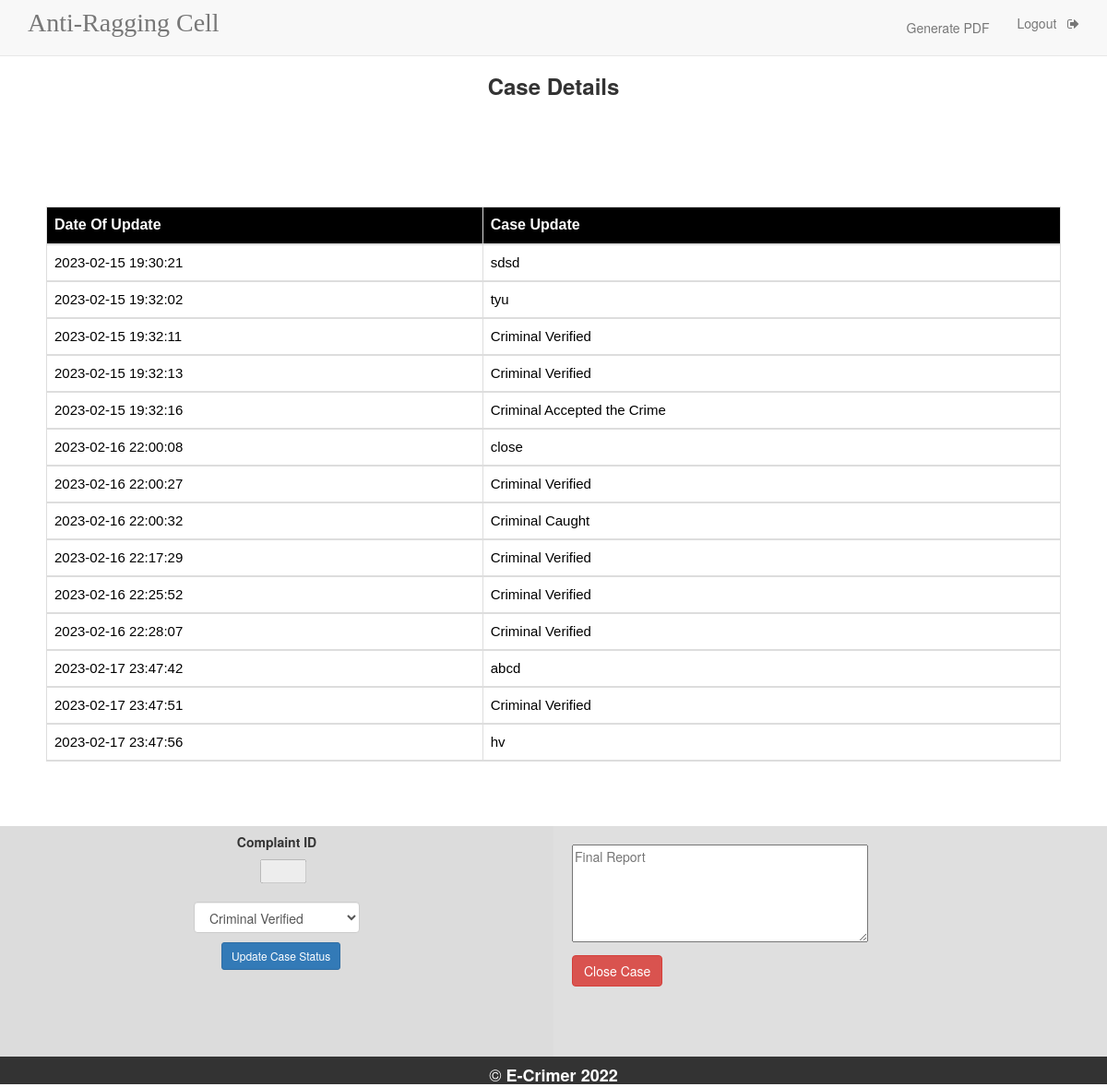
Page /victim_complain_details.php (signed in) on the committed database.
### tables this page shows
CREATE TABLE `update_victim_case` (
  `victim_id` int(11) NOT NULL,
  `d_o_u` datetime NOT NULL DEFAULT current_timestamp(),
  `victim_case_update` varchar(50) NOT NULL
);

### victim_complain_details.php (the view, shortened to what this page needs)
<!DOCTYPE html>
<html>
<head>
    <?php
    $conn=mysqli_connect("localhost","root","","crime_portal");
    $vid=$_SESSION['vid'];
     $res2=mysqli_query($conn,"select d_o_u,victim_case_update from update_victim_case where victim_id='$vid'");
    ?>
	<link rel="stylesheet" type="text/css" href="https://maxcdn.bootstrapcdn.com/bootstrap/3.3.5/css/bootstrap.min.css">
	<link rel="stylesheet" type="text/css" href="https://maxcdn.bootstrapcdn.com/font-awesome/4.4.0/css/font-awesome.min.css">
</head>
<body>
	<nav  class="navbar navbar-default navbar-fixed-top">
  <div class="container">
    <div class="navbar-header">
    <a class="navbar-brand" href="anti_ragging_home.php" style="font-family: Book Antiqua;font-size: 28px;">Anti-Ragging Cell</a>
    </div>
    <div id="navbar" class="collapse navbar-collapse">
      <ul class="nav navbar-nav navbar-right">
      <li><a href="victim_case_details_pdf.php"  style="margin-left: 5px; margin-top: 5px; margin-bottom:5px;">Generate PDF
    </a></li>
        <li><a href="c_logout.php">Logout &nbsp <i class="fa fa-sign-out" aria-hidden="true"></i></a></li>
      </ul>
    </div>
  </div>
 </nav>
<div style="padding:50px; margin-top:10px;">
<center><h3><b>Case Details</b></h3></center>
 </div>
<div style="padding:50px; margin-top:8px;">
   <table class="table table-bordered">
        <thead class="thead-dark" style="background-color: black; color: white;">
    <tr>
      <th scope="col">Date Of Update</th>
      <th scope="col">Case Update</th>
    </tr>
       </thead>
      <?php
              while($rows1=mysqli_fetch_assoc($res2)){
             ?>
       <tbody style="background-color: white; color: black;">
    <tr>
      <td><?php echo $rows1['d_o_u']; ?></td>
      <td><?php echo $rows1['victim_case_update']; ?></td>
    </tr>
       </tbody>
       <?php
}
?>
</table>
 </div>
  <div style="width: 100%; height: 250px;">
    <div style="width: 50%;float: left;height: 250px; background-color: #dcdcdc">
     <form method="post">
      <h5 style="text-align: center;"><b>Complaint ID</b></h5>
      <input type="text" name="vid" style="margin-left: 47%; width: 50px;" disabled value="<?php echo "$vid" ?>">
      <select class="form-control" style="align-content: center;margin-top: 20px; margin-left: 35%; width: 180px;" name="update">
          <option>Criminal Verified</option>
      </select>
      <input class="btn btn-primary btn-sm" type="submit" value="Update Case Status" name="status" style="margin-top: 10px; margin-left: 40%;">
    </form>
    </div>
     <div style="width: 50%;float: right;height: 250px; background-color: #dfdfdf;">
     <form method="post">
     <textarea name="final_report" cols="40" rows="5" placeholder="Final Report" style="margin-top: 20px;margin-left: 20px;" id="viid" onfocusout="f1()" required></textarea>
     <div>
      <input  class="btn btn-danger" type="submit" value="Close Case" name="close" style="margin-left: 20px; margin-top: 10px; margin-bottom:20px;">
       </div>
    </form>
  </div>
 </div>
    <div style="position: relative;
    float: left;
    margin-bottom: 0px;
   left: 0;
   bottom: 0;
   width: 100%;
   height: 30px;
   background-color: rgba(0,0,0,0.8);
   color: white;
   text-align: center;">
  <h4 style="color: white;">&copy <b>E-Crimer 2022</b></h4>
</div>
</body>
</html>

### victim_complain_details.php (style rules this page uses)
table { table-layout: auto; width:55%; }
td { font: 15px sans-serif; padding: 15px; height: 40px; }
th { font: 16px sans-serif; font-weight:bold; padding: 15px; height: 40px; }
tr { border-bottom: 2px solid #ddd; }

### rows in the picture
update_victim_case: d_o_u "2023-02-15 19:30:21", victim_case_update "sdsd"
update_victim_case: d_o_u "2023-02-15 19:32:02", victim_case_update "tyu"
update_victim_case: d_o_u "2023-02-15 19:32:11", victim_case_update "Criminal Verified"
update_victim_case: d_o_u "2023-02-15 19:32:13", victim_case_update "Criminal Verified"
update_victim_case: d_o_u "2023-02-15 19:32:16", victim_case_update "Criminal Accepted the Crime"
update_victim_case: d_o_u "2023-02-16 22:00:08", victim_case_update "close"
update_victim_case: d_o_u "2023-02-16 22:00:27", victim_case_update "Criminal Verified"
update_victim_case: d_o_u "2023-02-16 22:00:32", victim_case_update "Criminal Caught"
update_victim_case: d_o_u "2023-02-16 22:17:29", victim_case_update "Criminal Verified"
update_victim_case: d_o_u "2023-02-16 22:25:52", victim_case_update "Criminal Verified"
update_victim_case: d_o_u "2023-02-16 22:28:07", victim_case_update "Criminal Verified"
update_victim_case: d_o_u "2023-02-17 23:47:42", victim_case_update "abcd"
update_victim_case: d_o_u "2023-02-17 23:47:51", victim_case_update "Criminal Verified"
update_victim_case: d_o_u "2023-02-17 23:47:56", victim_case_update "hv"
